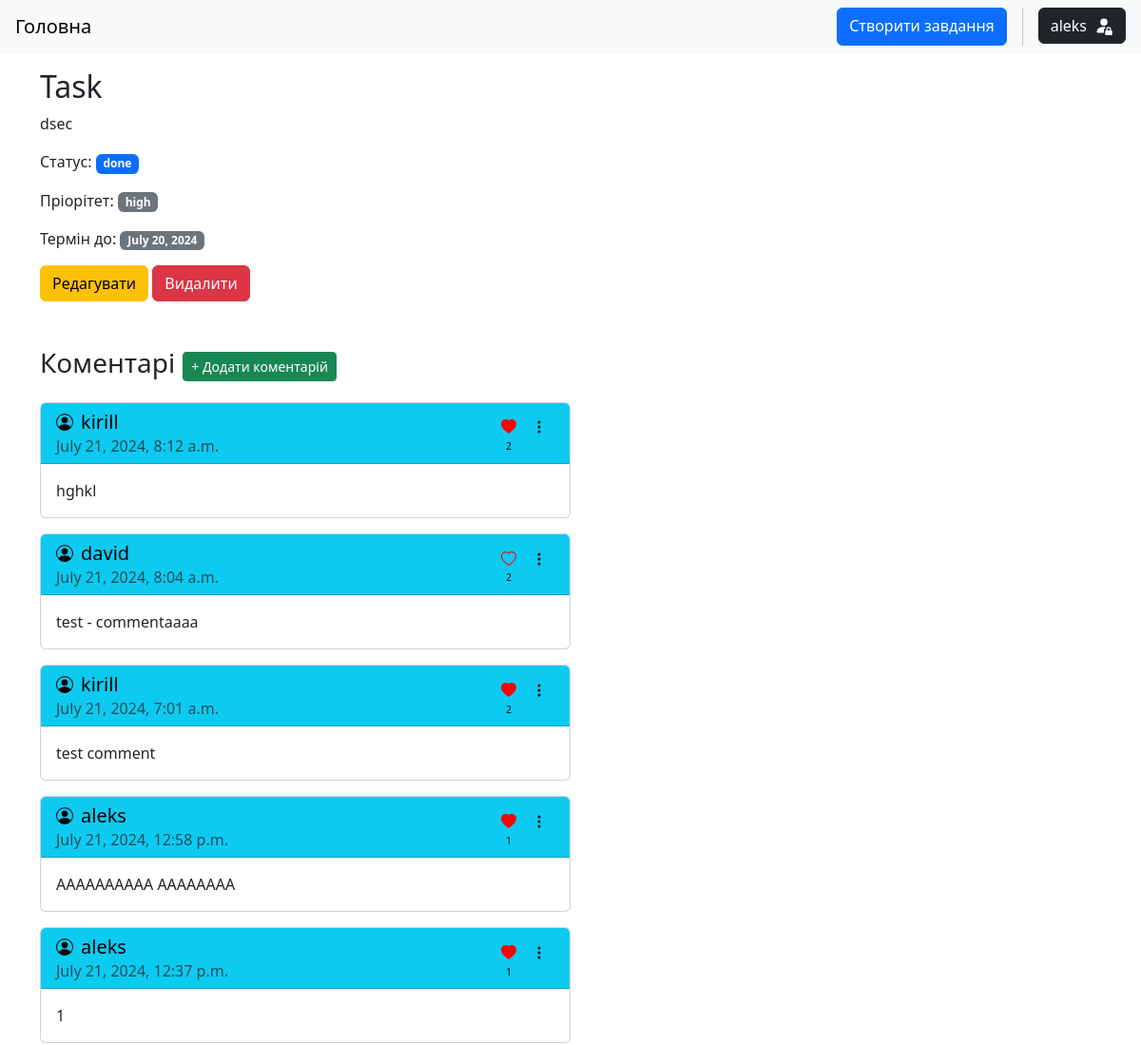
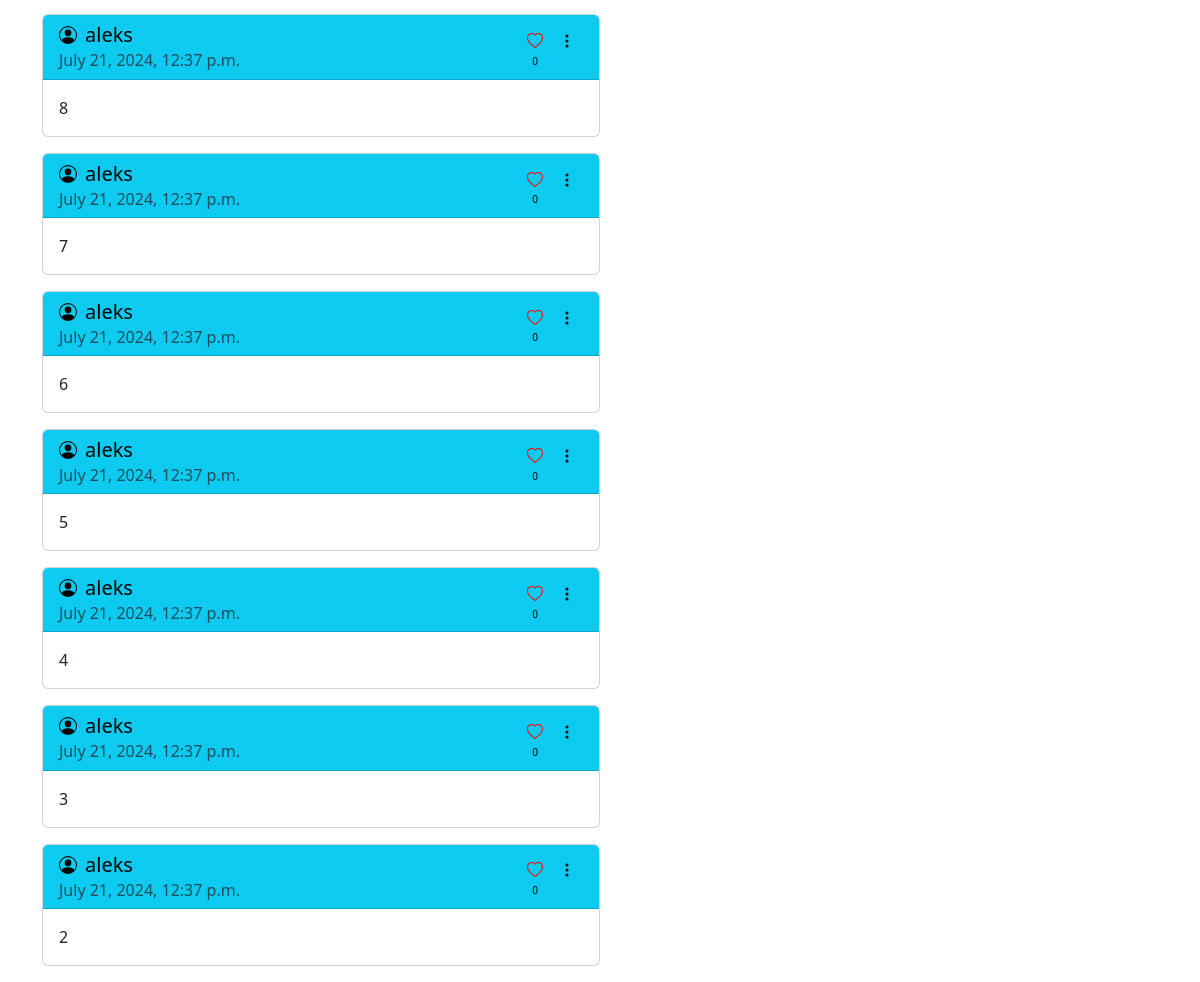
/1/ (signed in), run on the app's committed database (2 pictures, top to bottom).
### tasks/models.py (models this page shows, shortened)
class Task(models.Model):
    STATUS_CHOICES = (
        ("todo", "To Do"),
        ("in_progress", "In Progress"),
        ("done", "Done")
    )
    PRIORITY_CHOICES = (
        ("low", "Low"),
        ("medium", "Medium"),
        ("high", "High")
    )
    title = models.CharField(max_length=256)
    description = models.TextField()
    status = models.CharField(max_length=20, choices=STATUS_CHOICES, default="todo")
    priority = models.CharField(max_length=20, choices=PRIORITY_CHOICES, default="medium")
    due_date = models.DateField(null=True, blank=True)
    author = models.ForeignKey(User, on_delete=models.CASCADE, related_name="tasks")
    created = models.DateTimeField(auto_now_add=True)
    class Meta:
        ordering = ["-due_date", "-created"]

class Comment(models.Model):
    task = models.ForeignKey(Task, on_delete=models.CASCADE, related_name="comments")
    text = models.TextField()
    author = models.ForeignKey(User, on_delete=models.CASCADE)
    created_at = models.DateTimeField(auto_now_add=True)
    class Meta:
        ordering = ["-created_at"]

class Like(models.Model):
    comment = models.ForeignKey(Comment, on_delete=models.CASCADE, related_name="likes")
    author = models.ForeignKey(User, on_delete=models.CASCADE, related_name="like_comments")
    created_at = models.DateTimeField(auto_now_add=True)
    class Meta:
        unique_together = ("comment", "author")

### tasks/views.py (the view, shortened to what this page needs)
# urls.py: path("<int:pk>/", views.TaskDetailView.as_view(), name="task-detail"),
class TaskDetailView(LoginRequiredMixin, DetailView):
    model = models.Task
    context_object_name = "task"
    template_name = "tasks/task_detail.html"
    def get_context_data(self, **kwargs):
        context = super().get_context_data(**kwargs)
        task = self.get_object()
        user = self.request.user
        comments = models.Comment.objects.filter(task=task).annotate(count=Count("likes")).order_by("-count", "-created_at")
        context["comments"] = comments
        context["liked_comments"] = []
        if user.is_authenticated:
            context["liked_comments"] = [comment for comment in comments if any(like in comment.likes.all() for like in user.like_comments.all())]
        context["form"] = CommentForm()
        return context

### templates/tasks/task_detail.html (shortened to what this page needs)
{% extends 'base.html' %}
{% block content %}
<div class="container mt-3">
    <h2>{{task.title}}</h2>
    <p>{{task.description}}</p>
    <p>Статус: <span class="badge bg-primary">{{task.status}}</span></p>
    <p>Пріорітет: <span class="badge bg-secondary">{{task.priority}}</span></p>
    <p>Термін до:
    <span class="badge text-bg-secondary">
    {% if task.due_date %}
        {{task.due_date}}
    {% else %}
        None
    {% endif %}
    </span>
    </p>
    <a href="{% url 'tasks:task-update' task.pk %}" class="btn btn-warning">Редагувати</a>
    <a href="{% url 'tasks:task-delete' task.pk %}" class="btn btn-danger">Видалити</a>
    <div class="my-3">
        <div class="d-flex align-items-center gap-2">
            <span class="h3">Коментарі</span>
            <button type="button" class="btn btn-sm btn-success" data-bs-toggle="collapse" data-bs-target="#comment-form" aria-expanded="false" aria-controls="comment-form">+ Додати коментарій</button>
        </div>
        {% for comment in comments %}
            <div class="card w-50 my-3" id="{{comment.id}}">
                <div class="card-header text-bg-info d-flex align-items-center justify-content-between">
                    <div class="d-flex flex-column">
                        <span class="h5 d-flex align-items-center gap-2">
                            {{comment.author.username}}
                        </span>
                        <h6 class="card-subtitle text-muted">
                            {{comment.created_at}}
                        </h6>
                    </div>
                    <div class="btn-group">
                        <form action="{% url 'tasks:comment-like' comment.pk %}" method="post" class="d-flex align-items-center flex-column">
                            <button type="submit" class="btn btn-sm border-0" title="Лайк">
                                {% if comment in liked_comments %}
                                    <svg xmlns="http://www.w3.org/2000/svg" width="16" height="16" fill="red" class="bi bi-heart-fill" viewBox="0 0 16 16">
                                        <path fill-rule="evenodd" d="M8 1.314C12.438-3.248 23.534 4.735 8 15-7.534 4.736 3.562-3.248 8 1.314"/>
                                    </svg>
                                {% endif %}
                            </button>
                            <span style="font-size: x-small;">{{comment.likes.all|length}}</span>
                        </form>
                        <div class="dropend dropend-right">
                            <button type="button" class="btn btn-sm border-0 w-auto" data-bs-toggle="dropdown" aria-expanded="false">
                                <svg xmlns="http://www.w3.org/2000/svg" width="16" height="16" fill="black" class="bi bi-three-dots-vertical" viewBox="0 0 16 16">
                                    <path d="M9.5 13a1.5 1.5 0 1 1-3 0 1.5 1.5 0 0 1 3 0m0-5a1.5 1.5 0 1 1-3 0 1.5 1.5 0 0 1 3 0m0-5a1.5 1.5 0 1 1-3 0 1.5 1.5 0 0 1 3 0"/>
                                </svg>
                            </button>
                        </div>
                    </div>
                </div>
                <div class="card-body">
                    <p class="card-text">
                        {{comment.text}}
                    </p>
                </div>
            </div>
        {% empty %}
            <div class="card text-center my-3">
                <div class="card-body">
                    Коментарів немає
                </div>
            </div>
        {% endfor %}
    </div>
</div>
{% endblock %}

### templates/base.html (shortened to what this page needs)
<!DOCTYPE html>
<html lang="en">
<head>
    <link rel="stylesheet" href="https://cdn.jsdelivr.net/npm/bootstrap@5.3.3/dist/css/bootstrap.min.css">
</head>
<body>
    <nav class="navbar navbar-expand-lg navbar-light bg-light">
        <div class="d-flex justify-content-between w-100">
            <a href="{% url 'tasks:task-list' %}" class="navbar-brand mx-3">Головна</a>
            <div class="d-flex me-3 gap-3">
                <a href="{% url 'tasks:task-create' %}" class="btn btn-primary">Cтворити завдання</a>
                <div class="dropdown">
                    <button class="btn btn-dark" type="button" data-bs-toggle="dropdown" aria-expanded="false">
                        <div class="d-flex flex-row align-items-center gap-2">
                            {% if request.user.is_authenticated %}
                                {% if request.user.username|length <= 21 %}
                                    {{request.user.username}}
                                {% else %}
                                    {{request.user.username|slice:18}}...
                                {% endif %}
                            {% else %}
                                <strong>Unauthenticated user</strong>
                                <svg xmlns="http://www.w3.org/2000/svg" width="20" height="20" fill="currentColor" class="bi bi-person-fill h-100" viewBox="0 0 16 16">
                                    <path d="M3 14s-1 0-1-1 1-4 6-4 6 3 6 4-1 1-1 1zm5-6a3 3 0 1 0 0-6 3 3 0 0 0 0 6"/>
                                </svg>
                            {% endif %}
                        </div>
                    </button>
                </div>
            </div>
        </div>
    </nav>
    {% block content %}
    {% endblock %}
</body>
</html>

### data on the page
Task: title "Task", description "dsec", status "done", priority "high", due_date "July 20, 2024"
Comment: author.username "kirill", created_at "July 21, 2024, 8:12 a.m.", likes.all|length "2", text "hghkl"
Comment: author.username "david", created_at "July 21, 2024, 8:04 a.m.", likes.all|length "2", text "test - commentaaaa"
Comment: author.username "kirill", created_at "July 21, 2024, 7:01 a.m.", likes.all|length "2", text "test comment"
Comment: author.username "aleks", created_at "July 21, 2024, 12:58 p.m.", likes.all|length "1", text "AAAAAAAAAA AAAAAAAA"
Comment: author.username "aleks", created_at "July 21, 2024, 12:37 p.m.", likes.all|length "1", text "1"
Comment: author.username "aleks", created_at "July 21, 2024, 12:37 p.m.", likes.all|length "0", text "8"
Comment: author.username "aleks", created_at "July 21, 2024, 12:37 p.m.", likes.all|length "0", text "7"
Comment: author.username "aleks", created_at "July 21, 2024, 12:37 p.m.", likes.all|length "0", text "6"
Comment: author.username "aleks", created_at "July 21, 2024, 12:37 p.m.", likes.all|length "0", text "5"
Comment: author.username "aleks", created_at "July 21, 2024, 12:37 p.m.", likes.all|length "0", text "4"
Comment: author.username "aleks", created_at "July 21, 2024, 12:37 p.m.", likes.all|length "0", text "3"
Comment: author.username "aleks", created_at "July 21, 2024, 12:37 p.m.", likes.all|length "0", text "2"

### other printed values
{{ request.user.username }} "aleks"
